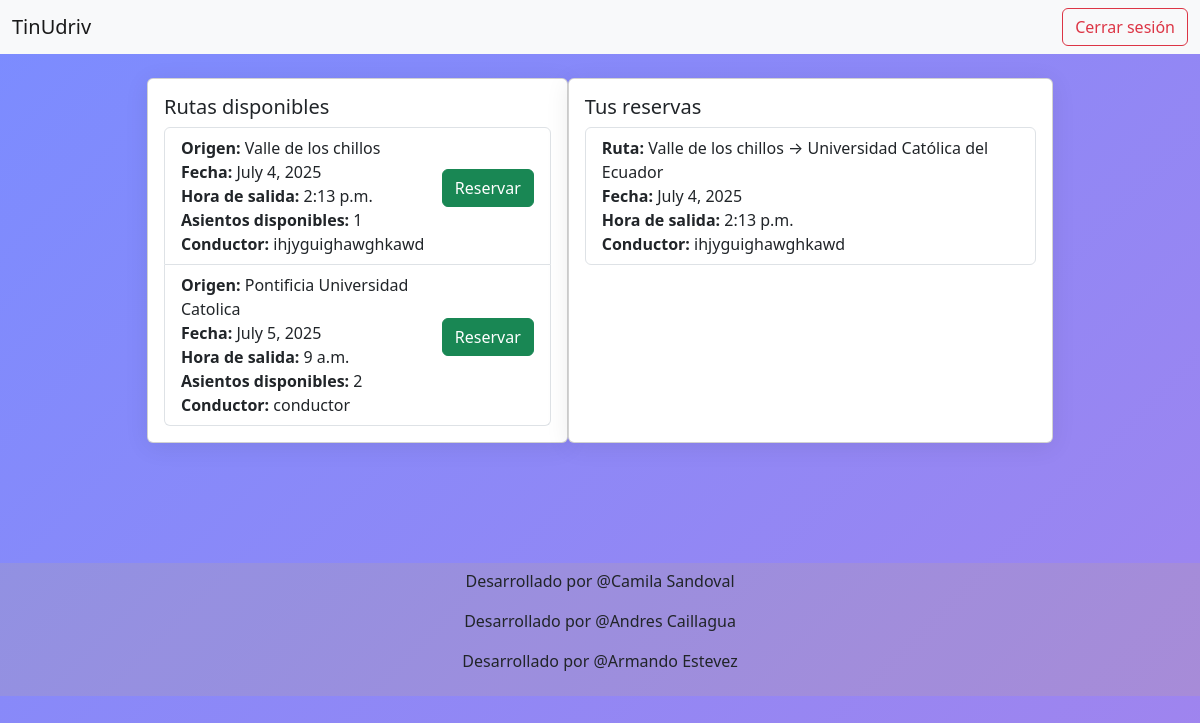
Before: /panel/ (signed in) with the older database file.
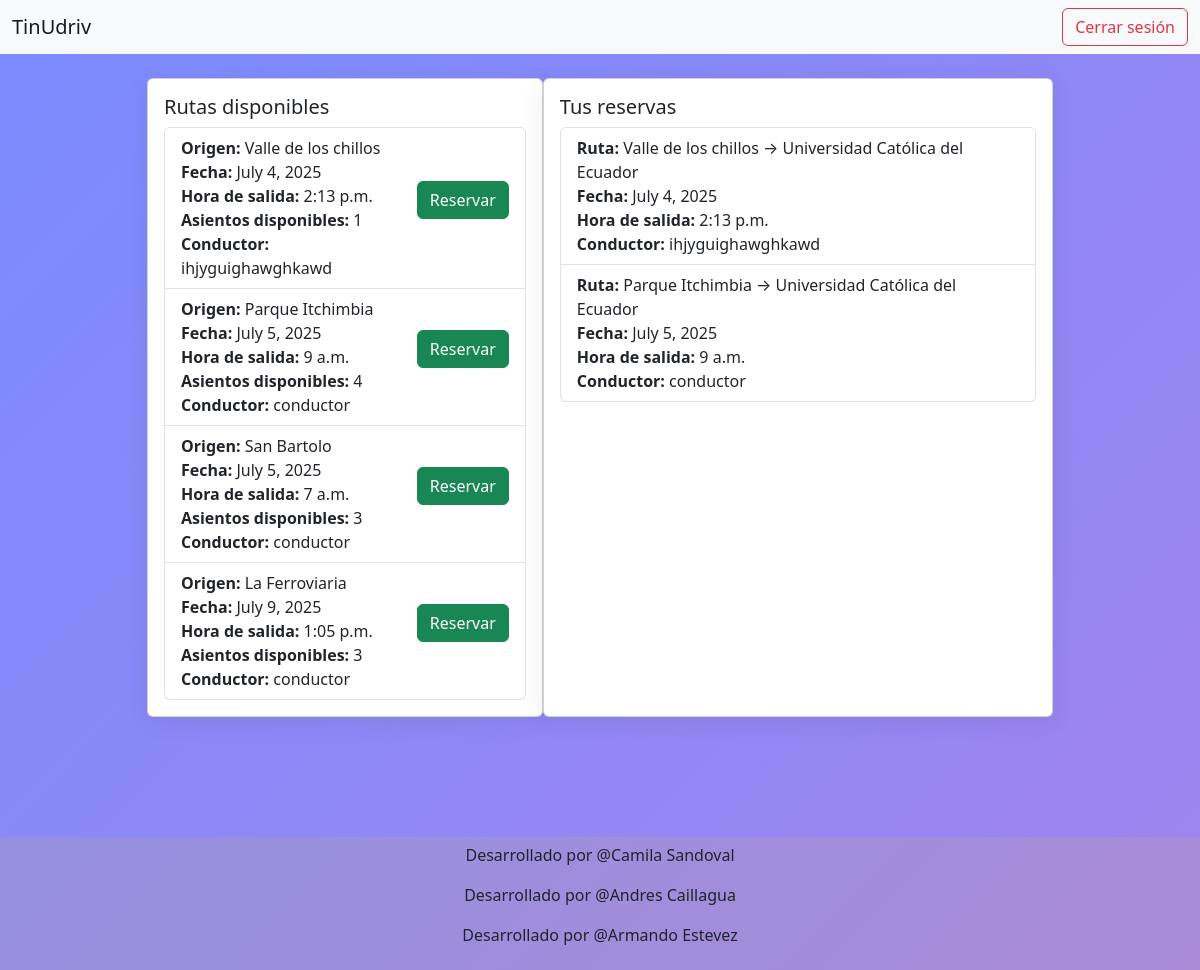
After: the same page with the newer database file.
### core/models.py (models this page shows, shortened)
class Ruta(models.Model):
    conductor = models.ForeignKey(Usuario, on_delete=models.CASCADE, related_name='rutas')
    origen = models.CharField(max_length=200)
    hora_salida = models.TimeField()
    fecha = models.DateField()
    sitio_llegada = models.CharField(max_length=200, default='Universidad Católica del Ecuador')
    asientos_disponibles = models.PositiveIntegerField(default=4)

class Usuario(AbstractUser):
    nombre_completo = models.CharField(max_length=100)
    correo_institucional = models.EmailField(unique=True)
    telefono = models.CharField(max_length=20)
    facultad = models.CharField(max_length=100)
    TIPO_USUARIO_CHOICES = [
        ('conductor', 'Conductor'),
        ('pasajero', 'Pasajero'),
    ]
    tipo_usuario = models.CharField(max_length=10, choices=TIPO_USUARIO_CHOICES)
    USERNAME_FIELD = 'correo_institucional'
    REQUIRED_FIELDS = ['username', 'nombre_completo', 'telefono', 'facultad', 'tipo_usuario']

class Reserva(models.Model):
    ruta = models.ForeignKey(Ruta, on_delete=models.CASCADE, related_name='reservas')
    pasajero = models.ForeignKey(Usuario, on_delete=models.CASCADE, related_name='reservas')
    fecha_reserva = models.DateTimeField(auto_now_add=True)

### core/views.py (the view)
# urls.py: path('panel/', views.panel_view, name='panel'),
@login_required
def panel_view(request):
    if request.user.tipo_usuario == 'conductor':
        rutas = Ruta.objects.filter(conductor=request.user)
        return render(request, 'panel_conductor.html', {'rutas': rutas})
    else:
        rutas = Ruta.objects.filter(fecha__gte=timezone.now().date()).exclude(conductor=request.user)
        reservas = Reserva.objects.filter(pasajero=request.user)
        return render(request, 'panel_pasajero.html', {'rutas': rutas, 'reservas': reservas})

### core/templates/panel_pasajero.html (shortened to what this page needs)
{% extends "base.html" %}
{% load widget_tweaks %}
{% load static %}
{% block content %}
<div class="container">
    <div class="row justify-content-center">
        <div class="d-flex col-md-10">
            <div class="card mb-4">
                <div class="card-body">
                    <h5 class="card-title">Rutas disponibles</h5>
                    {% if rutas %}
                        <ul class="list-group">
                        {% for ruta in rutas %}
                            <li class="list-group-item d-flex justify-content-between align-items-center">
                                <div>
                                    <b>Origen:</b> {{ ruta.origen }}<br>
                                    <b>Fecha:</b> {{ ruta.fecha }}<br>
                                    <b>Hora de salida:</b> {{ ruta.hora_salida }}<br>
                                    <b>Asientos disponibles:</b> {{ ruta.asientos_disponibles }}<br>
                                    <b>Conductor:</b> {{ ruta.conductor.nombre_completo }}
                                </div>
                                {% if ruta.asientos_disponibles > 0 %}
                                    <form method="post" action="{% url 'reservar_ruta' ruta.id %}">
                                        <button type="submit" class="btn btn-success">Reservar</button>
                                    </form>
                                {% else %}
                                    <span class="badge bg-danger">Sin asientos</span>
                                {% endif %}
                            </li>
                        {% endfor %}
                        </ul>
                    {% else %}
                        <p>No hay rutas disponibles.</p>
                    {% endif %}
                </div>
            </div>
            <div class="card mb-4">
                <div class="card-body">
                    <h5 class="card-title">Tus reservas</h5>
                    {% if reservas %}
                        <ul class="list-group">
                        {% for reserva in reservas %}
                            <li class="list-group-item">
                                <b>Ruta:</b> {{ reserva.ruta.origen }} → {{ reserva.ruta.sitio_llegada }}<br>
                                <b>Fecha:</b> {{ reserva.ruta.fecha }}<br>
                                <b>Hora de salida:</b> {{ reserva.ruta.hora_salida }}<br>
                                <b>Conductor:</b> {{ reserva.ruta.conductor.nombre_completo }}
                            </li>
                        {% endfor %}
                        </ul>
                    {% else %}
                        <p>No tienes reservas aún.</p>
                    {% endif %}
                </div>
            </div>
        </div>
    </div>
</div>
</body>
{% endblock content %}

Changed rows visible on the page:
changed Ruta: origen "Pontificia Universidad Catolica" → "Parque Itchimbia"; asientos_disponibles "2" → "4"
added Ruta: origen "San Bartolo", fecha "July 5, 2025", hora_salida "7 a.m.", asientos_disponibles "3", conductor.nombre_completo "conductor", shows "Reservar"
added Ruta: origen "La Ferroviaria", fecha "July 9, 2025", hora_salida "1:05 p.m.", asientos_disponibles "3", conductor.nombre_completo "conductor", shows "Reservar"
added Reserva: ruta.origen "Parque Itchimbia", ruta.sitio_llegada "Universidad Católica del Ecuador", ruta.fecha "July 5, 2025", ruta.hora_salida "9 a.m.", ruta.conductor.nombre_completo "conductor"
